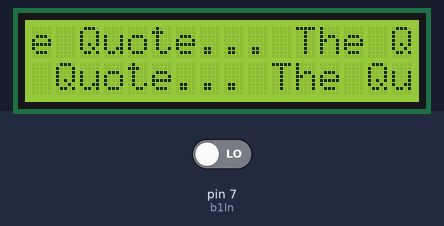
Recording of a sketch running on a simulated Arduino Uno, built with avr-gcc and run on an emulated ATmega328P. On the bench: 16×2 character LCD. Inputs (shaded band) come from the test bench; at power-on: pin 7 (b1In) LOW. What the sketch prints to the serial monitor is not drawn.

Above: at 1.2 s.
1.3 s: pin 7 (b1In) driven HIGH
At 4.6 s:
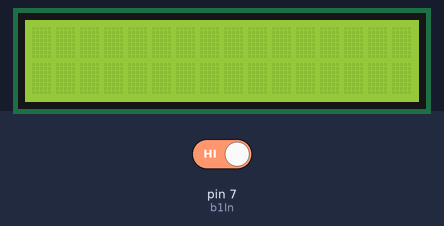
7.3 s: pin 7 (b1In) driven LOW
At 8.71 s:
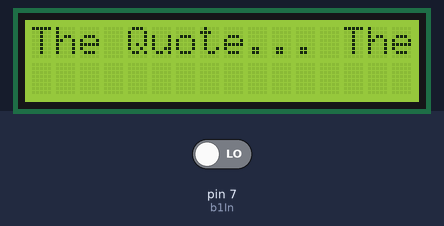
10.3 s: pin 7 (b1In) driven HIGH
At 23.8 s:
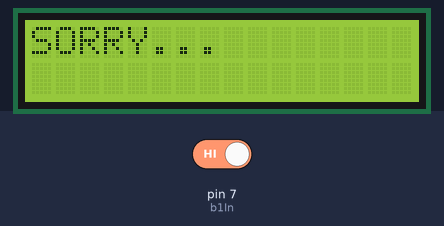
Timing chart, 0 to 25.3 s (numbered marks = the images above; inputs shaded):
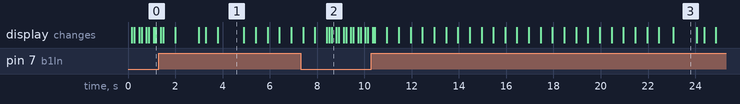

The sketch:

Longer_than_16char_scroll.ino
```cpp
#include <LiquidCrystal.h>
LiquidCrystal lcd1(12,11,5,4,3,2);

int b1In = 7;
int b1State;


int x=0;

String message[] = {"hello", "general", "kenobiabcdefghijklmn", "WHO GOES THERE WHAT IN TARNATION!!!!", "SORRY..."};

void setup() {
  // put your setup code here, to run once:
Serial.begin(9600);
lcd1.begin(16,2);  //16X2 LCD
pinMode(b1In, INPUT);

}

void loop() {
  // put your main code here, to run repeatedly:
b1State = digitalRead(b1In);
Serial.print(b1State);
delay(100);
Serial.println("_");
Serial.println(x);

if(b1State == HIGH){
  x = x+1;  //moves onto the next quote
  lcd1.clear();
  delay(500);   //sets up for new quote
  String quote = message[x];
  int quoteLength = quote.length();   //calculates the length of the new quote

  if(quoteLength<=16){      //if quote<=16 characters, quote printed onto top line
  lcd1.print(message[x]);
  delay(1000);  //time message is displayed
  lcd1.clear();
  delay(300);
  lcd1.print("Goodbye.........");
  lcd1.setCursor(0,1);      //moves cursor onto the next line for further printing
  lcd1.print("................");
  delay(500);
  lcd1.clear();
  delay(500);
  }

  else if(quoteLength>16){  //if the quote is larger than 16 characters  JUST HAVE THE TEXT MOVE!!
  char over16[quoteLength];  //new character array
  //message[x].toCharArray(over16, quoteLength);  //converts string array (message) into character array (over16)
  int moveQuoteLeft;
  int quoteLengthMinus = quoteLength-16;  //calculates the amount the text has to move so the whole quote can be seen
  int moveCount;
  lcd1.clear();
  lcd1.print(" ");
  lcd1.print(message[x]);
  delay(500);

// while(moveCount<3){

    for(moveQuoteLeft=0; moveQuoteLeft<=quoteLengthMinus +1; moveQuoteLeft++){
  lcd1.scrollDisplayLeft();
  delay(500);
  }
  lcd1.clear();
  Serial.println(moveCount);
  moveCount = moveCount+1;
// }

  }
}


else if(b1State == LOW){
  lcd1.print("The Quote... ");
}
//else if( ){
  //when the number of quotes has been reached, reset "x"
}
```

Measured:
- after the input at 1.3 s, the display: first differs from a run without the input after 0.19 s (image 1)
- after the input at 7.3 s, the display: first differs from a run without the input after 1.2 s (image 2 shows a later state)
- after the input at 10.3 s, the display: first differs from a run without the input after 0.15 s (image 3 shows a later state)
- what the display in image 1 shows lasts 1.1 s, from 3.8 s to 4.9 s
- what the display in image 3 shows lasts 1.0 s, from 23.1 s to 24.1 s
